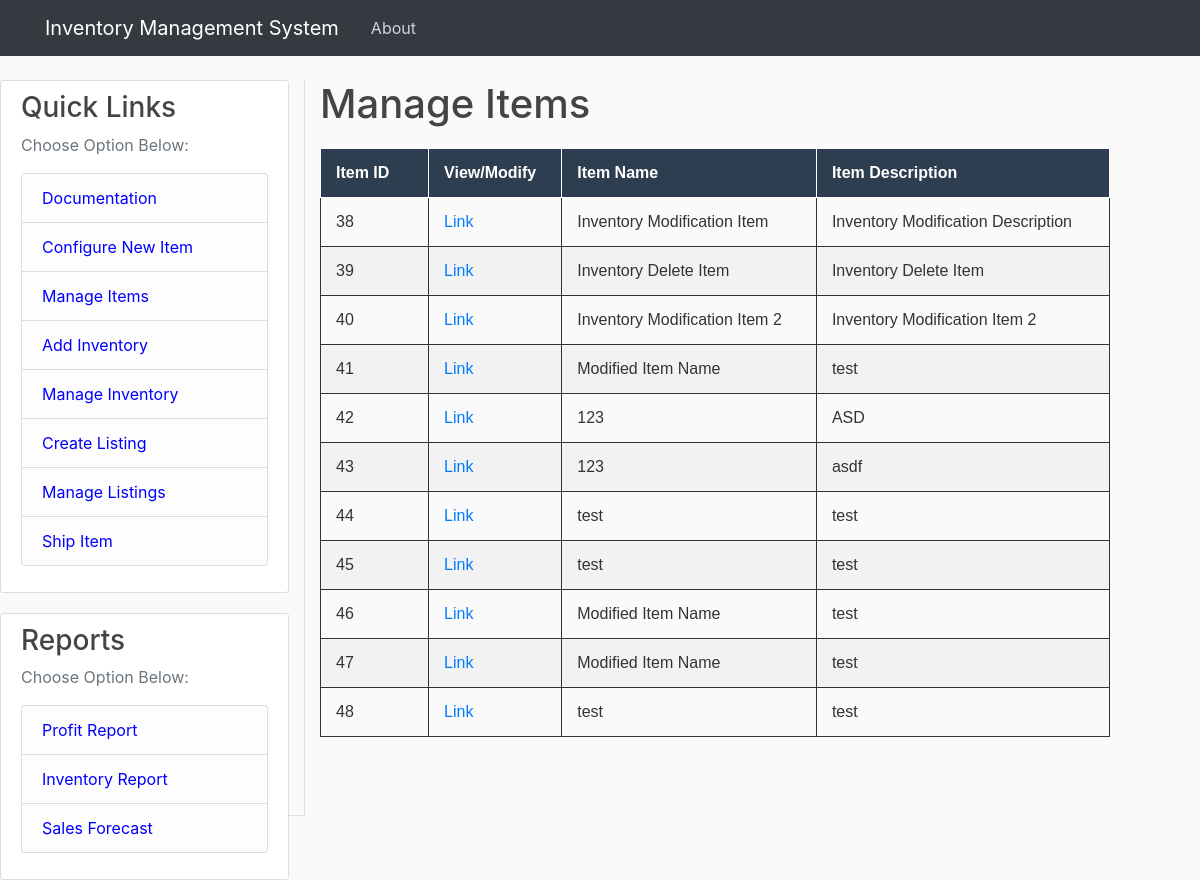
Before: /items_list with the older database file.
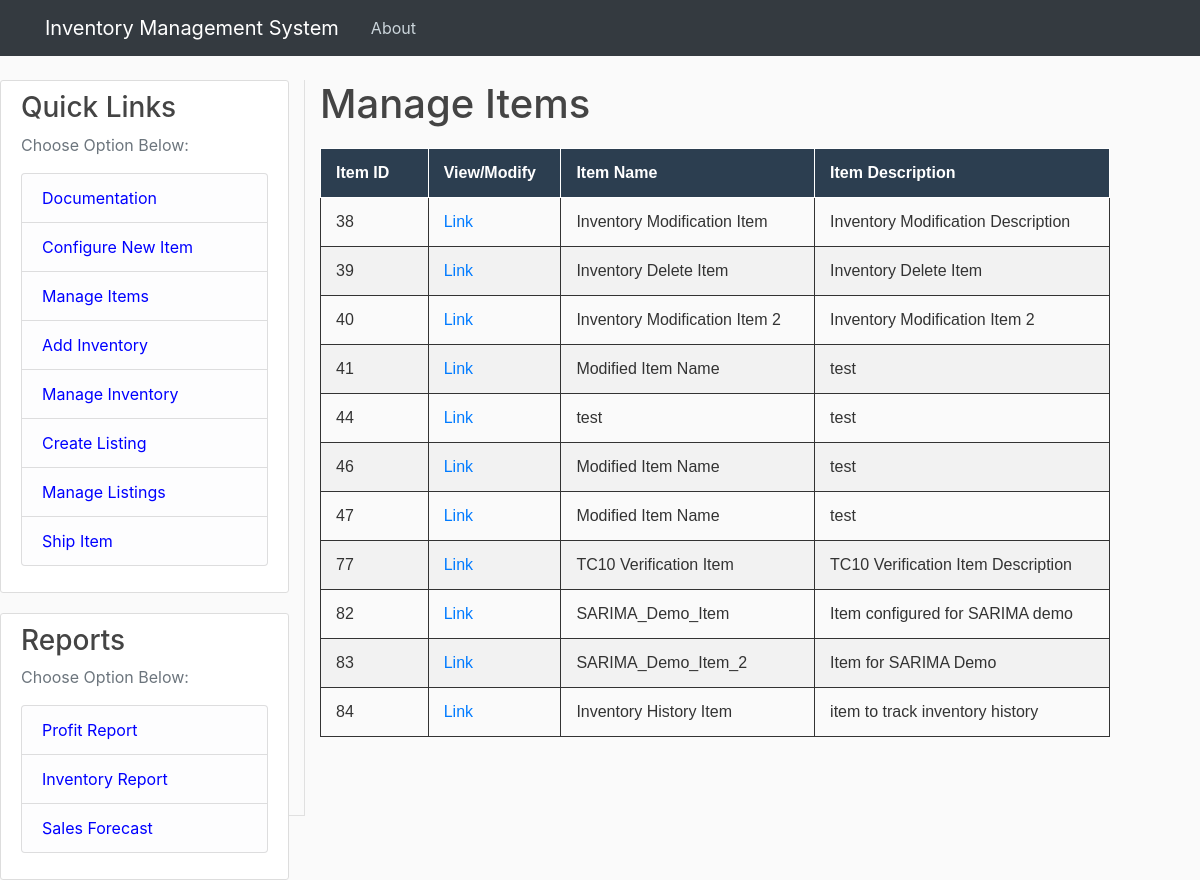
After: the same page with the newer database file.
### tables this page shows
CREATE TABLE items (
	item_id INTEGER NOT NULL PRIMARY KEY AUTOINCREMENT,
	item_name TEXT,
	item_description TEXT
);

### inventoryWebApp.py (the view)
@app.route("/items_list", methods=['GET', 'POST'])
def items_list():
    items = get_items()
    return render_template('items_list.html', json_data=items)

### inventoryDbFunctions.py (called while the page is built)
def create_connection(db_file=None):
    if db_file:
        print(db_file)
    else:
        db_file = prod_db_file
    conn2 = sqlite3.connect(db_file)
    return conn2

def get_items(item_id=0, db_file=None):
    items = []
    try:
        conn = create_connection(db_file)
        conn.row_factory = sqlite3.Row
        cur = conn.cursor()
        if item_id == 0:
            cur.execute("SELECT * FROM ITEMS")
        else:
            id_str = str(item_id)
            cur.execute("SELECT * FROM ITEMS WHERE item_id = " + id_str)
        rows = cur.fetchall()
        for i in rows:
            item = {}
            item["item_id"] = i["item_id"]
            item["item_name"] = i["item_name"]
            item["item_description"] = i["item_description"]
            items.append(item)
        conn.close()
    except:
        print("Error in get_items function")
    return items

### templates/items_list.html (shortened to what this page needs)
{% extends "layout.html" %}
{% block content %}
<body>
  <h1> Manage Items</h1>
  <table border = "1">
    <thread>
      <tr>
        <th style = "border:solid 1px;"> Item ID</th>
        <th style = "border:solid 1px;"> View/Modify</th>
        <th style = "border:solid 1px;"> Item Name</th>
        <th style = "border:solid 1px;"> Item Description</th>
      </tr>
    </thread>
    <tbody>
      {% for entry in json_data %}
        <tr>
          <td style = "min-width: 100px; max-width:300px;">{{ entry.item_id }}</td>
          <td style = "min-width: 100px; max-width:300px;"><a href="{{ url_for('new_item', index = entry.item_id) }}">Link</a></td>
          <td style = "min-width: 100px; max-width:300px;">{{ entry.item_name }}</td>
          <td style = "min-width: 100px; max-width:300px;">{{ entry.item_description }}</td>
        </tr>
      {% endfor %}
    </tbody>
  </table>
</body>
{% endblock %}

### templates/layout.html (shortened to what this page needs)
<!DOCTYPE html>
<html>
<head>
    <link rel="stylesheet" href=https://maxcdn.bootstrapcdn.com/bootstrap/4.0.0/css/bootstrap.min.css>
    <link rel="stylesheet" type="text/css" href="{{ url_for('static', filename='main.css') }}">
</head>
<body>
    <header class="site-header">
      <nav class="navbar navbar-expand-md navbar-dark bg-dark fixed-top">
        <div class="container">
          <a class="navbar-brand mr-4" href="/">Inventory Management System</a>
          <div class="collapse navbar-collapse" id="navbarToggle">
            <div class="navbar-nav mr-auto">
              <a class="nav-item nav-link" href="{{ url_for('about') }}">About</a>
            </div>
          </div>
        </div>
      </nav>
    </header>
    <main role="main" class="main-content">
      <div class="row">
          <div class="col-md-4 bd-sidebar">
          <div class="content-section">
            <h3>Quick Links</h3>
            <p class='text-muted'>Choose Option Below:
              <ul class="list-group" style="list-style: none;">
                <li><a class="list-group-item list-group-item-light" style="color: blue;" href="{{ url_for('about') }}">Documentation</a>
                    <a class="list-group-item list-group-item-light" style="color: blue;" href="{{ url_for('new_item', index = 0) }}">Configure New Item</a>
                    <a class="list-group-item list-group-item-light" style="color: blue;" href="{{ url_for('items_list') }}">Manage Items</a>
                    <a class="list-group-item list-group-item-light" style="color: blue;" href="{{ url_for('modify_inventory', index = 0) }}">Add Inventory</a>
                    <a class="list-group-item list-group-item-light" style="color: blue;" href="{{ url_for('inventory_list') }}">Manage Inventory</a>
                    <a class="list-group-item list-group-item-light" style="color: blue;" href="{{ url_for('modify_listing', index = 0) }}">Create Listing</a>
                    <a class="list-group-item list-group-item-light" style="color: blue;" href="{{ url_for('manage_listings') }}">Manage Listings</a>
                    <a class="list-group-item list-group-item-light" style="color: blue;" href="{{ url_for('ship_item') }}">Ship Item</a>
                </li>
              </ul>
            </p>
          </div>
          <div class="content-section">
            <h3>Reports</h3>
            <p class='text-muted'>Choose Option Below:
              <ul class="list-group" style="list-style: none;">
                <li><a class="list-group-item list-group-item-light" style="color: blue;" href="{{ url_for('report_select', report='profit_report') }}">Profit Report</a>
                    <a class="list-group-item list-group-item-light" style="color: blue;" href="{{ url_for('report_select', report='inventory_report') }}">Inventory Report</a>
                    <a class="list-group-item list-group-item-light" style="color: blue;" href="{{ url_for('report_select', report='sales_forecast') }}">Sales Forecast</a>
                </li>
              </ul>
            </p>
          </div>
        </div>
        <div class="col-md-8">
          {% block content %}{% endblock %}
        </div>
      </div>
    </main>
</body>
</html>

### static/main.css (style rules this page uses)
body { background: #fafafa; color: #333333; margin-top: 5rem; }
h1, h2, h3, h4, h5, h6 { color: #444444; }
ul { list-style: none; }
.site-header .navbar-nav .nav-link { color: #cbd5db; }
.content-section { background: #ffffff; padding: 10px 20px; border: 1px solid #dddddd; border-radius: 3px; margin-bottom: 20px; }
.bd-sidebar { -webkit-box-ordinal-group: 1; -ms-flex-order: 0; order: 0; border-bottom: 1px solid rgba(0, 0, 0, 0.1); }
@media (min-width: 768px) { .bd-sidebar { border-right: 1px solid rgba(0, 0, 0, 0.1); } }
@media (min-width: 1200px) { .bd-sidebar { -webkit-box-flex: 0; -ms-flex: 0 1 320px; flex: 0 1 320px; } }
table { width: 100%; border-collapse: collapse; margin: 20px 0; font-family: Arial, sans-serif; }
th { background-color: #2C3E50; color: white; padding: 12px 15px; text-align: left; font-weight: bold; }
td { padding: 12px 15px; text-align: left; border-bottom: 1px solid #ddd; }
tr:nth-child(even) { background-color: #f2f2f2; }
table, th, td { border: 1px solid #ddd; }

### templates/items_list.html (style rules this page uses)
table { border-collapse:collapse; table-layout:auto; border:solid 1px; }
table td { border:solid 1px; word-wrap:break-word; min-width:200px; max-width:500px; }

Changed rows visible on the page:
removed items: item_id "42", item_name "123", item_description "ASD"
removed items: item_id "43", item_name "123", item_description "asdf"
removed items: item_id "45", item_name "test", item_description "test"
removed items: item_id "48", item_name "test", item_description "test"
added items: item_id "77", item_name "TC10 Verification Item", item_description "TC10 Verification Item Description"
added items: item_id "82", item_name "SARIMA_Demo_Item", item_description "Item configured for SARIMA demo"
added items: item_id "83", item_name "SARIMA_Demo_Item_2", item_description "Item for SARIMA Demo"
added items: item_id "84", item_name "Inventory History Item", item_description "item to track inventory history"
